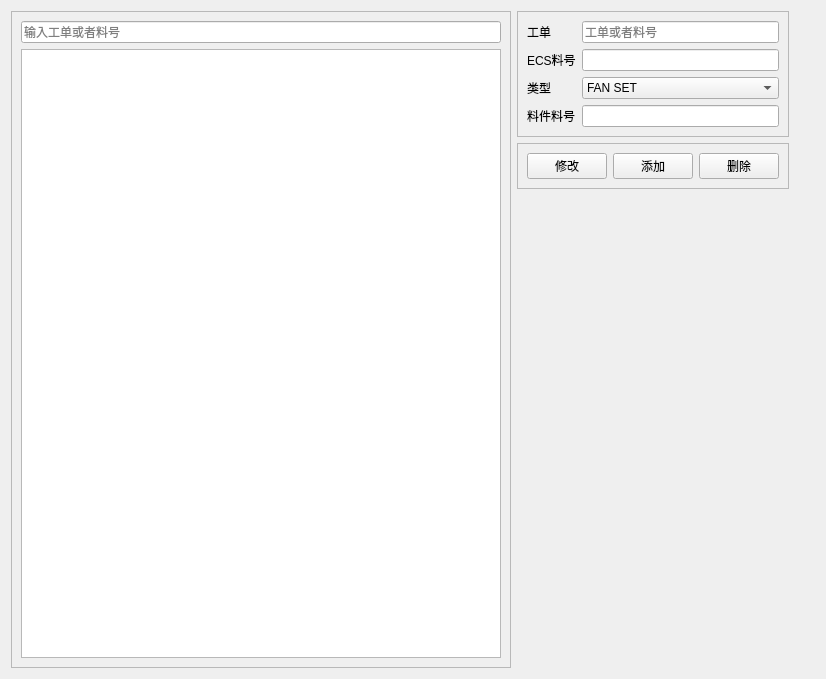
<?xml version="1.0" encoding="UTF-8"?>
<ui version="4.0">
 <class>MaterialErp</class>
 <widget class="QWidget" name="MaterialErp">
  <property name="geometry">
   <rect>
    <x>0</x>
    <y>0</y>
    <width>826</width>
    <height>679</height>
   </rect>
  </property>
  <property name="windowTitle">
   <string>Form</string>
  </property>
  <layout class="QHBoxLayout" name="horizontalLayout_2">
   <item>
    <widget class="QFrame" name="frame">
     <property name="minimumSize">
      <size>
       <width>500</width>
       <height>0</height>
      </size>
     </property>
     <property name="maximumSize">
      <size>
       <width>500</width>
       <height>16777215</height>
      </size>
     </property>
     <property name="frameShape">
      <enum>QFrame::Shape::StyledPanel</enum>
     </property>
     <property name="frameShadow">
      <enum>QFrame::Shadow::Raised</enum>
     </property>
     <layout class="QVBoxLayout" name="verticalLayout">
      <item>
       <widget class="QLineEdit" name="lineEditSelect">
        <property name="inputMask">
         <string/>
        </property>
        <property name="placeholderText">
         <string>输入工单或者料号</string>
        </property>
       </widget>
      </item>
      <item>
       <widget class="QTableView" name="tableView"/>
      </item>
     </layout>
    </widget>
   </item>
   <item>
    <layout class="QVBoxLayout" name="verticalLayout_3">
     <item>
      <widget class="QFrame" name="frame_3">
       <property name="maximumSize">
        <size>
         <width>300</width>
         <height>16777215</height>
        </size>
       </property>
       <property name="frameShape">
        <enum>QFrame::Shape::StyledPanel</enum>
       </property>
       <property name="frameShadow">
        <enum>QFrame::Shadow::Raised</enum>
       </property>
       <layout class="QGridLayout" name="gridLayout">
        <item row="2" column="0">
         <widget class="QLabel" name="label_3">
          <property name="text">
           <string>类型</string>
          </property>
         </widget>
        </item>
        <item row="3" column="1">
         <widget class="QLineEdit" name="lineEditPart"/>
        </item>
        <item row="3" column="0">
         <widget class="QLabel" name="label_4">
          <property name="text">
           <string>料件料号</string>
          </property>
         </widget>
        </item>
        <item row="1" column="1">
         <widget class="QLineEdit" name="lineEditEcsPn"/>
        </item>
        <item row="0" column="1">
         <widget class="QLineEdit" name="lineEditWo">
          <property name="placeholderText">
           <string>工单或者料号</string>
          </property>
         </widget>
        </item>
        <item row="0" column="0">
         <widget class="QLabel" name="label">
          <property name="text">
           <string>工单</string>
          </property>
         </widget>
        </item>
        <item row="1" column="0">
         <widget class="QLabel" name="label_2">
          <property name="text">
           <string>ECS料号</string>
          </property>
         </widget>
        </item>
        <item row="2" column="1">
         <widget class="QComboBox" name="comboBoxType">
          <item>
           <property name="text">
            <string>FAN SET</string>
           </property>
          </item>
          <item>
           <property name="text">
            <string>HEAT PIPE</string>
           </property>
          </item>
          <item>
           <property name="text">
            <string>PLATE</string>
           </property>
          </item>
         </widget>
        </item>
       </layout>
      </widget>
     </item>
     <item>
      <widget class="QFrame" name="frame_2">
       <property name="maximumSize">
        <size>
         <width>300</width>
         <height>16777215</height>
        </size>
       </property>
       <property name="frameShape">
        <enum>QFrame::Shape::StyledPanel</enum>
       </property>
       <property name="frameShadow">
        <enum>QFrame::Shadow::Raised</enum>
       </property>
       <layout class="QHBoxLayout" name="horizontalLayout">
        <item>
         <widget class="QPushButton" name="pushButtonUpdate">
          <property name="enabled">
           <bool>true</bool>
          </property>
          <property name="text">
           <string>修改</string>
          </property>
         </widget>
        </item>
        <item>
         <widget class="QPushButton" name="pushButtonAdd">
          <property name="text">
           <string>添加</string>
          </property>
         </widget>
        </item>
        <item>
         <widget class="QPushButton" name="pushButtonDelete">
          <property name="enabled">
           <bool>true</bool>
          </property>
          <property name="text">
           <string>删除</string>
          </property>
         </widget>
        </item>
       </layout>
      </widget>
     </item>
     <item>
      <spacer name="verticalSpacer">
       <property name="orientation">
        <enum>Qt::Orientation::Vertical</enum>
       </property>
       <property name="sizeHint" stdset="0">
        <size>
         <width>20</width>
         <height>40</height>
        </size>
       </property>
      </spacer>
     </item>
    </layout>
   </item>
   <item>
    <spacer name="horizontalSpacer">
     <property name="orientation">
      <enum>Qt::Orientation::Horizontal</enum>
     </property>
     <property name="sizeHint" stdset="0">
      <size>
       <width>40</width>
       <height>20</height>
      </size>
     </property>
    </spacer>
   </item>
  </layout>
 </widget>
 <resources/>
 <connections/>
</ui>
